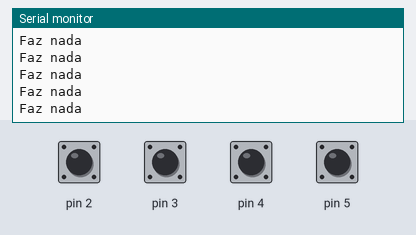
A program run on a simulated Arduino Uno, built with avr-gcc and run on an emulated ATmega328P. Shown: the last lines printed to the serial monitor. The inputs (shaded band) are chosen by the test bench; at power-on: pin 2–5 HIGH.

Above: at 1.2 s.
1.3 s: pin 2 pulled LOW for 0.15 s
4.4 s: pin 3 pulled LOW for 0.15 s
6.0 s: pin 5 pulled LOW for 0.15 s
9.1 s: pin 3 pulled LOW for 1 s
At 9.9 s:
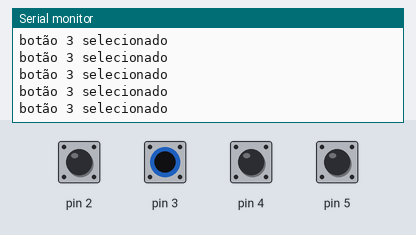
13.1 s: pin 5 pulled LOW for 1 s
At 13.9 s:
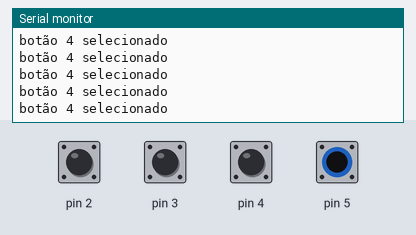

Measured:
- after the input at 9.1 s, the serial monitor: prints a new line after 0.08 s (image 1)
- after the input at 13.1 s, the serial monitor: prints a new line after 0.08 s (image 2)

The program:

main.cpp
```cpp
#include <Arduino.h>
/// 4 botões_ teste


int opcao = 0;

void setup()
{
Serial.begin (9600);
// configurar o botão 1
pinMode(2, INPUT_PULLUP);

// configurar o botão 2
pinMode(3, INPUT_PULLUP);

// configurar o botão 3
pinMode(4, INPUT_PULLUP);

// configurar o botão 4
pinMode(5, INPUT_PULLUP);

}

void loop( )
{
// testar se os 2 botoes não estao pressionados
if(digitalRead(2)== HIGH && digitalRead(3)==HIGH && digitalRead(4)==HIGH && digitalRead(5)==HIGH)
{
  opcao = 0;
}
  // testar se o botão 1 está a ser pressionado
if(digitalRead(2) == LOW && digitalRead(3)==HIGH && digitalRead(4)==HIGH && digitalRead(5)==HIGH)
{
  opcao = 1;
}

  // testar se o botão 2 está a ser pressionado
if(digitalRead(3) == LOW && digitalRead(2) == HIGH && digitalRead(4) == HIGH && digitalRead(5) == HIGH)
{
  opcao = 2;
}

// testar se o botão 3 está a ser pressionado
if(digitalRead(3) == LOW && digitalRead(2) == HIGH && digitalRead(4) == HIGH && digitalRead(5) == HIGH)
{
  opcao = 3;
}

// testar se o botão 4 está a ser pressionado
if(digitalRead(5) == LOW && digitalRead(2) == HIGH && digitalRead(3) == HIGH && digitalRead(4) == HIGH)
{
  opcao = 4;
}
// testar se os todos osbotoes estao pressionados
if(digitalRead(2) == LOW && digitalRead(3) == LOW && digitalRead(4) == LOW && digitalRead(5) == LOW)
{
  opcao = 5;

}

  switch (opcao)
  {
  case 0:
    Serial.println("Faz nada");
    break;

  case 1:
    Serial.println(" botão 1 selecionado ");
    break;

  case 2:
    Serial.println("botão 2 selecionado");
    break;

  case 3:
    Serial.println("botão 3 selecionado");
    break;

  case 4:
    Serial.println("botão 4 selecionado");
    break;

  case 5:
    Serial.println("todos os botões selecionados");
    break;

  default:
    Serial.println("Erro");
    break;
  }
}
```

main_copy_2.cpp
```cpp
// #include <Arduino.h>
// // pressionar o botão, apos 5S o led liga e depois de 5 s desliga

// unsigned long t = 0;
// unsigned long tempo_anterior = 0;

// int Botao = LOW;
// int Botao_pressionado = LOW;

// int EstadoLED = LOW;
// int led = 3;

// unsigned long t2 = 0;
// unsigned long tempo_anterior2 = 0;

// int comeca_a_descontar = 0;

// void setup()
// {
//   Serial.begin(9600);
//   pinMode(2,INPUT);
//   pinMode(led, OUTPUT);
// }

// void loop()
// {

// //Leitura do botão
// Botao =!digitalRead(2);

// // se botao for pressionado
// if(Botao)
// {
//   // botao pressionado
//   Botao_pressionado=HIGH;
//   Serial.println("bp- ");
//   Serial.println(Botao_pressionado);

//   // comecar a contagem
//   tempo_anterior=millis();
// }

// //Se botão foi pressionado
// if (Botao_pressionado)
// {
//   // conta
//   t=millis();

//   //se maior do que 5S
//   if (t-tempo_anterior>5000)
//   {
//     //ligar LED
//     digitalWrite(led,HIGH);
//     Serial.println("ligado");

//     //cancela o botão pressionado
//     Botao_pressionado= LOW;

//     //começa a contagem do desliga
//     tempo_anterior2=millis();

//     //dizer que a contegem do desliga tem de acontecer
//     comeca_a_descontar = 1;
//     }
// }
//     // se começar a descontagem
//     if(comeca_a_descontar)
//     {
//     // se começar a contagem para desligar
//     t2 =millis();

//     // se passou 5 segundos
//     if(t2-tempo_anterior2>5000)
//     {
//         //desligar
//         digitalWrite(led, LOW);
//         Serial.println("desligado");
//         comeca_a_descontar = 0;
//     }
// }

// }
```

main_copy_3.cpp
```cpp
// #include <Arduino.h>

//Introdução do switch

// int opcao = 0;

// void setup()
// {
// Serial.begin (9600);
// // configurar o botão 1
// pinMode(2, INPUT);

// // configurar o botão 2
// pinMode(3, INPUT);
// }

// void loop( )
// {
//   // testar se o botão 1 está a ser pressionado
// if(digitalRead(2)== LOW)
// {
//   opcao = 0;
// }

//   // testar se o botão 2 está a ser pressionado
// if(digitalRead(3)== LOW)
// {
//   opcao = 1;
// }

// // testar se os 2 botoes estao a ser pressionados
// if(digitalRead(2)== LOW && digitalRead(3)==LOW)
// {
//   opcao = 2;
// }

//   switch (opcao)
//   {
//   case 0:
//     Serial.println("Case 0");
//     break;

//   case 1:
//     Serial.println("Case 1");
//     break;

//   default:
//     Serial.println("default");
//     break;
//   }
// }
```

main_copy_4.cpp
```cpp
// #include <Arduino.h>
// /// Dois botões


// int opcao = 0;

// void setup()
// {
// Serial.begin (9600);
// // configurar o botão 1
// pinMode(2, INPUT);

// // configurar o botão 2
// pinMode(3, INPUT);
// }

// void loop( )
// {
// // testar se os 2 botoes não estao pressionados
// if(digitalRead(2)== LOW && digitalRead(3)==LOW)
// {
//   opcao = 0;
// }
//   // testar se o botão 1 está a ser pressionado
// if(digitalRead(2) == LOW && digitalRead(3)== HIGH)
// {
//   opcao = 1;
// }

//   // testar se o botão 2 está a ser pressionado
// if(digitalRead(2)== HIGH && digitalRead(3) == LOW)
// {
//   opcao = 2;
// }

// // testar se os 2 botoes estao a ser pressionados
// if(digitalRead(2)== HIGH && digitalRead(3)==HIGH)
// {
//   opcao = 3;
// }

//   switch (opcao)
//   {
//   case 0:
//     Serial.println("Faz nada");
//     break;

//   case 1:
//     Serial.println(" botão 1 selecionado ");
//     break;

//   case 2:
//     Serial.println("botão 2 selecionado");
//     break;

//   case 3:
//     Serial.println("os dois botões selecionados");
//     break;

//   default:
//     Serial.println("default");
//     break;
//   }
// }
```

main_copy.cpp
```cpp
// #include <Arduino.h>

// //Piscar o led amarelo 0,5S

// unsigned long t = 0;
// unsigned long tempo_anterior = 0;
// int EstadoLED = LOW;


// void setup()
// {
//   Serial.begin(9600);
//   pinMode(2, OUTPUT);
// }

// void loop()
// {
//   //Lê o tempo atual
//   t=millis();


// // se já passou 500ms
//   if (t - tempo_anterior >500)
//   {

// // atualiza o tempo
//     tempo_anterior = millis();

// // inverte o estado do LED
//     EstadoLED=!EstadoLED;

// //aplica o novo estado (liga/desliga)
//      digitalWrite(2,EstadoLED);

//    Serial.print("tempo-anterior - ");
//    Serial.println(tempo_anterior);

//   }


// }
```
